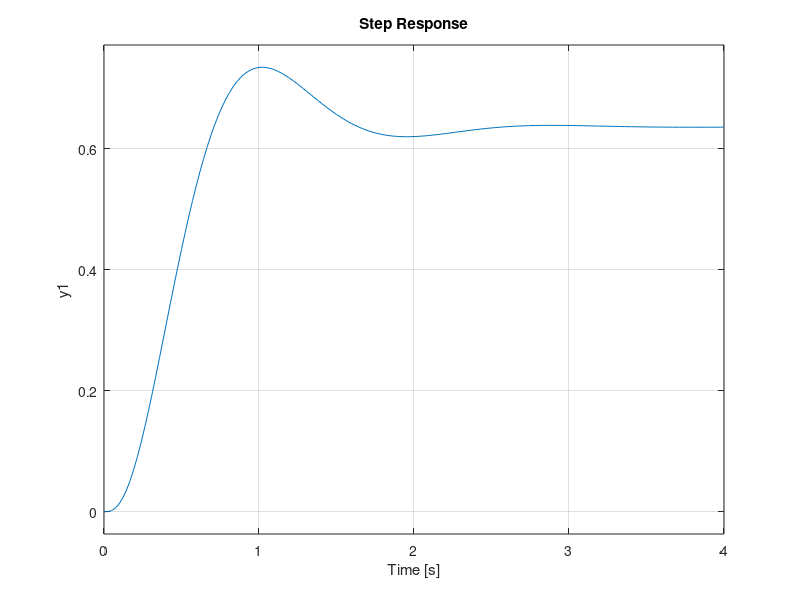

This figure's MATLAB source: (Note: this script raises an error after producing the figure.)
% ME134 HW 7

%% PI Controller
close all % close all the previous figures

% the uncompensated system
G = tf([1], [1, 17, 66, 72]); % the open loop transfer function
f1 = figure;
subplot(2, 2, 1);
rlocus(G) % plot the root locus
sgrid([0.5], []) % plot the line of zeta = 0.5

G_cl = feedback(126*G, 1) % the unitary feedback, uncompensated system
subplot(2, 2, 2);
step(G_cl) % plot of the step response of the uncompensated system
stepinfo(G_cl) % step response characterisitcs of the uncompenstated system

% PI compensated system
G_comp = tf([1, 0.1], [1, 17, 66, 72, 0]); % open loop compensated tf
subplot(2, 2, 3);
rlocus(G_comp) % root locus of the compensated closed loop system
sgrid([0.5], []) % plot the line of zeta = 0.5

G_comp_cl = feedback(125*G_comp, 1) % unitary feedback, compensated system
subplot(2, 2, 4);
step(G_comp_cl)
stepinfo(G_comp_cl)

% plotting the step response of the uncompensated and compensated closed
% loop systems superimposed
f2 = figure;
hold on;
step(G_cl);
step(G_comp_cl);

%% PD Controller
close all;

G = tf(1, [1, 30, 200, 0]); % the open loop tf
f1 = figure;
rlocus(G) % the root locus of the closed loop tf, to find he gain at zeta
sgrid(0.456, []);
damp(G) % get the open loop pole locations
% controlSystemDesigner(G)

K = 1160; % the gain for zeta = 0.456
G_cl = feedback(K*G, 1);
stepinfo(G_cl)

% get the angle between the ol poles and the desired cl pole
positive_real = [1, 0, 0]; % +real axis, with dim of 3 for cross product
des_pole1 = [-13.03, 25.43, 0]; % vector from the 1st ol pole to desired
des_pole2 = [-13.03 + 10, 25.43, 0];
des_pole3 = [-13.03 + 20, 25.43, 0];

theta1 = atan2d(norm(cross(positive_real,des_pole1)),dot(positive_real,des_pole1))
theta2 = atan2d(norm(cross(positive_real,des_pole2)),dot(positive_real,des_pole2))
theta3 = atan2d(norm(cross(positive_real,des_pole3)),dot(positive_real,des_pole3))

sum = theta1 + theta2 + theta3 % sum of the pole angles

theta_z = sum - 180 % the angular contribution required for the compensated pole

T = tf([1, 4.4732], [1, 30, 200, 0]) % the compensated open loop tf
f2 = figure;
rlocus(T); % root locus of the compensated system
sgrid(0.456, [])

K_comp = 720;

T_cl = feedback(2000*T, 1) % the compensated, closed loop transfer function
f3 = figure;
step(T_cl)
stepinfo(T_cl)

%% PID Controller